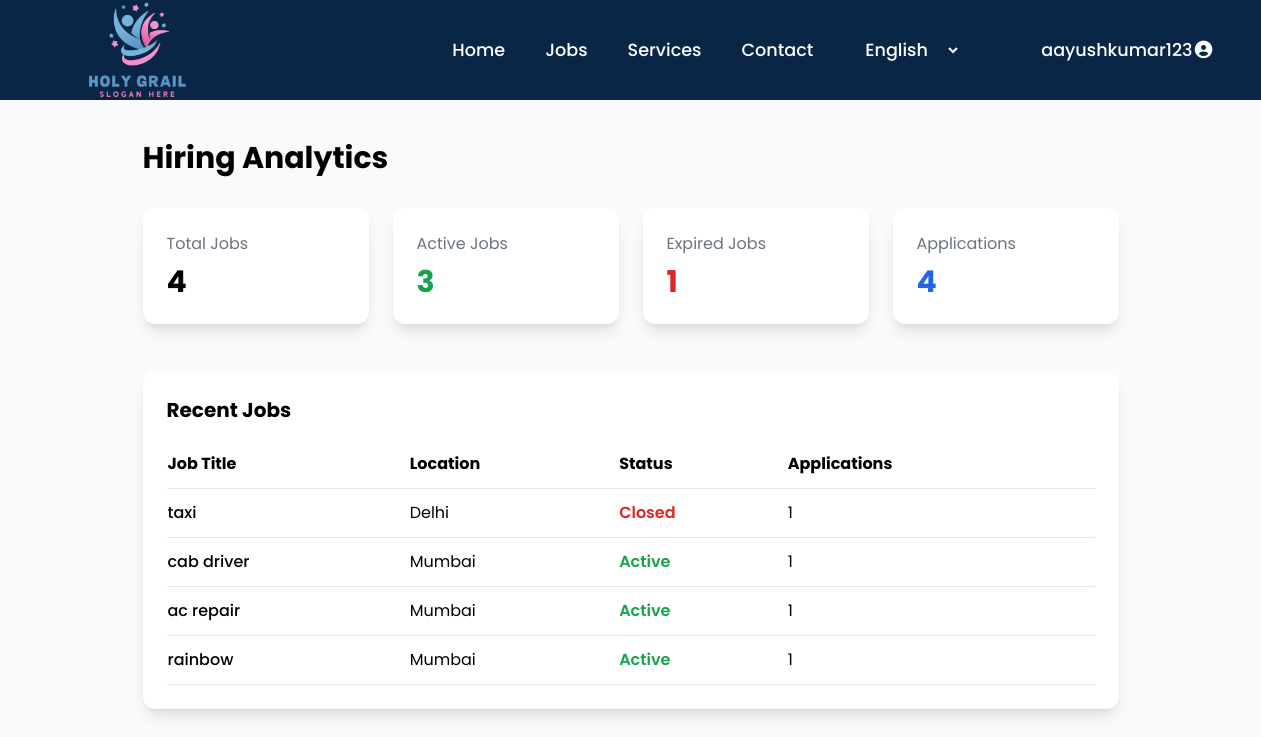
The app's page /jobs/analytics/ (signed in), older data.
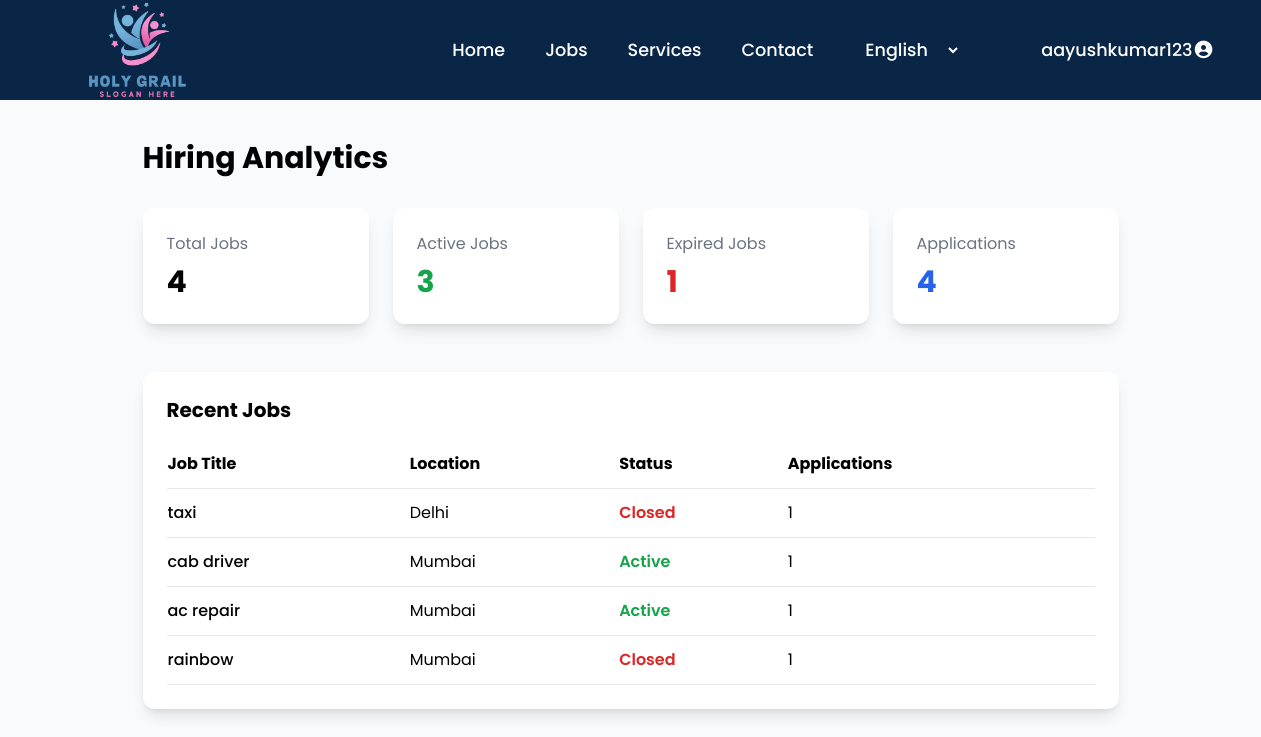
The same page, newer data.
### jobs/models.py (models this page shows, shortened)
class Job(models.Model):
    employer = models.ForeignKey(
        settings.AUTH_USER_MODEL,
        on_delete=models.CASCADE,
        related_name="jobs",
        null=True,        # 👈 IMPORTANT
        blank=True
    )
    STATUS_CHOICES = (
        ("open", "Open"),
        ("closed", "Closed"),
    )
    title = models.CharField(max_length=200)
    company_name = models.CharField(max_length=200)
    location = models.CharField(max_length=100)
    job_type = models.CharField(max_length=50)
    companyEmail = models.EmailField(null=True,blank=True)
    salary = models.IntegerField()
    station = models.CharField(max_length=100)
    description = models.TextField(null=True,blank=True)
    created_at = models.DateTimeField(auto_now_add=True)
    experience = models.CharField(max_length=100)
    education= models.CharField(max_length=200)
    skills = models.CharField(max_length=400)
    shift = models.CharField(max_length=50)
    expires_at = models.DateField(null=True, blank=True)
    status = models.CharField(
        max_length=10,
        choices=STATUS_CHOICES,
        default="open"
    )

### jobs/views.py (the view)
# urls.py: path("analytics/", views.hiring_analytics, name="hiring_analytics"),
@login_required
def hiring_analytics(request):
    jobs = Job.objects.filter(employer=request.user)
    total_jobs = jobs.count()
    active_jobs = jobs.filter(
        expires_at__gte=timezone.now().date()
    ).count()
    expired_jobs = jobs.filter(
        expires_at__lt=timezone.now().date()
    ).count()
    total_applications = JobApplication.objects.filter(
        job__employer=request.user
    ).count()
    context = {
        "jobs": jobs,
        "total_jobs": total_jobs,
        "active_jobs": active_jobs,
        "expired_jobs": expired_jobs,
        "total_applications": total_applications,
    }
    return render(request, "jobs/hiring_analytics.html", context)

### templates/jobs/hiring_analytics.html
{% extends "home.html" %}
{% load static %}
{% block body %}
<div class="container mx-auto mt-10 px-6">
    <h1 class="text-3xl font-bold mb-8">Hiring Analytics</h1>
    <div class="grid grid-cols-1 md:grid-cols-4 gap-6">
        <div class="bg-white shadow-lg rounded-xl p-6">
            <h3 class="text-gray-500">Total Jobs</h3>
            <p class="text-3xl font-bold mt-2">{{ total_jobs }}</p>
        </div>
        <div class="bg-white shadow-lg rounded-xl p-6">
            <h3 class="text-gray-500">Active Jobs</h3>
            <p class="text-3xl font-bold text-green-600 mt-2">
                {{ active_jobs }}
            </p>
        </div>
        <div class="bg-white shadow-lg rounded-xl p-6">
            <h3 class="text-gray-500">Expired Jobs</h3>
            <p class="text-3xl font-bold text-red-600 mt-2">
                {{ expired_jobs }}
            </p>
        </div>
        <div class="bg-white shadow-lg rounded-xl p-6">
            <h3 class="text-gray-500">Applications</h3>
            <p class="text-3xl font-bold text-blue-600 mt-2">
                {{ total_applications }}
            </p>
        </div>
    </div>
    <div class="mt-12 bg-white shadow-lg rounded-xl p-6">
        <h2 class="text-xl font-bold mb-4">Recent Jobs</h2>
        <table class="w-full text-left border-collapse">
            <thead>
                <tr class="border-b">
                    <th class="py-3">Job Title</th>
                    <th>Location</th>
                    <th>Status</th>
                    <th>Applications</th>
                </tr>
            </thead>
            <tbody>
            {% for job in jobs %}
            <tr class="border-b hover:bg-gray-50">
                <td class="py-3 font-medium">
                    {{ job.title }}
                </td>
                <td>{{ job.location }}</td>
                <td>
                    {% if job.status == "open" %}
                        <span class="text-green-600 font-semibold">
                            Active
                        </span>
                    {% else %}
                        <span class="text-red-600 font-semibold">
                            Closed
                        </span>
                    {% endif %}
                </td>
                <td>
                    {{ job.applications.count }}
                </td>
            </tr>
            {% endfor %}
            </tbody>
        </table>
    </div>
</div>
{% endblock body %}

Row changes from the older to the newer data that the page shows:
changed Job "rainbow": status "Active" → "Closed"
